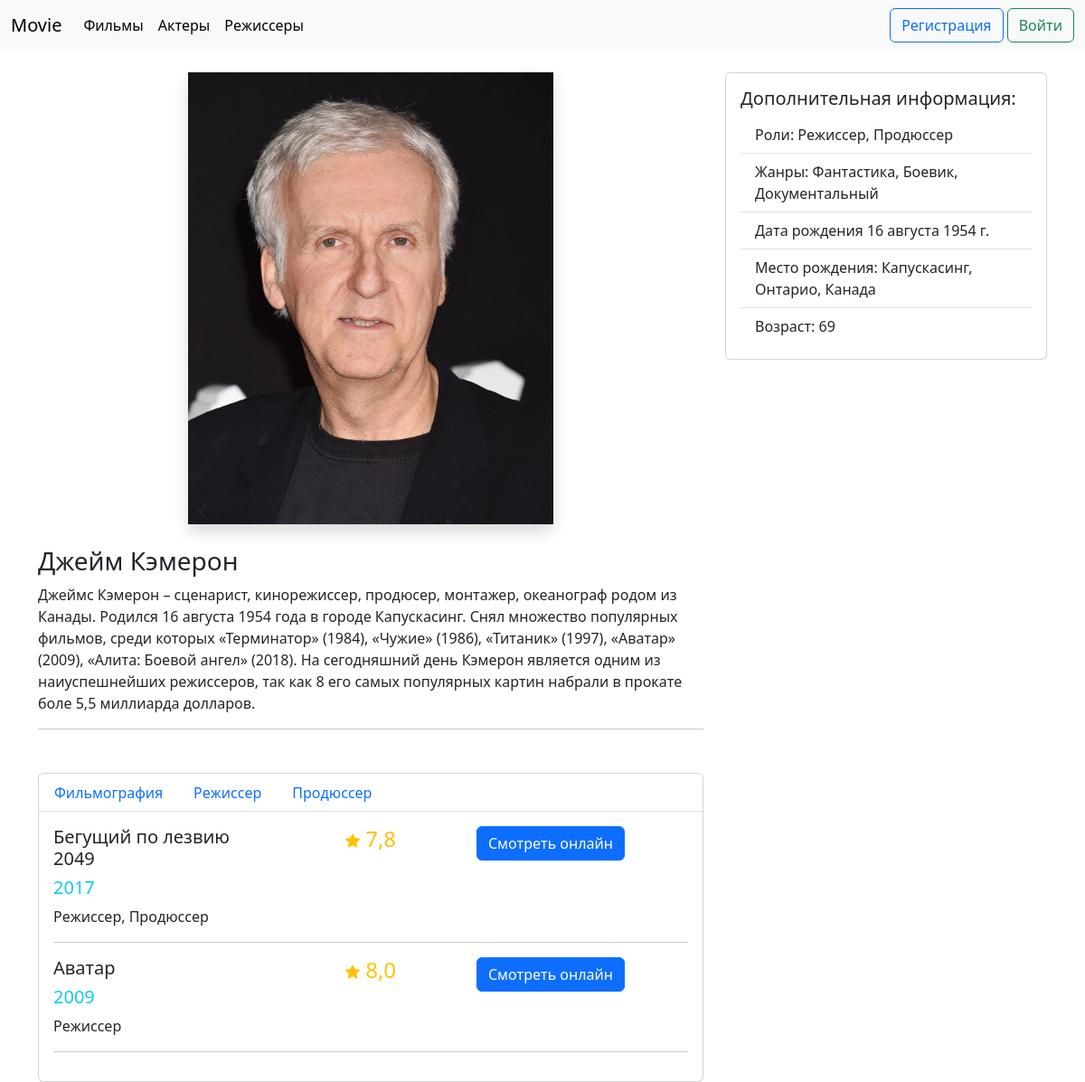
The page /persons/dzheym_kemeron?filter=3 on the database its author committed.
### movie_app/models.py (models this page shows, shortened)
class Person(models.Model):
    MALE = 'M'
    FEMALE = 'F'
    GENDERS = [
        (MALE, 'Мужчина'),
        (FEMALE, 'Женщина')
    ]
    name = models.CharField(max_length=30)
    gender = models.CharField(choices=GENDERS, max_length=1)
    description = models.TextField()
    date_born = models.DateField()
    place_born = models.CharField(max_length=100)
    img = models.ImageField(upload_to='person_photo/%Y/%m/%d')
    slug = models.SlugField(null=True, blank=True)
    genre = models.ManyToManyField(Genre)
    type_person = models.ManyToManyField(TypePerson)
    def get_url(self):
        return reverse('about_person', args=[self.slug])
    @property
    def all_films(self):
        return self.movie_set.all()
    @property
    def age(self):
        now_year = date.today().year
        return now_year - self.date_born.year

class TypePerson(models.Model):
    name = models.CharField(max_length=30)
    def __str__(self):
        return self.name

class Genre(models.Model):
    name = models.CharField(max_length=30)
    def __str__(self):
        return self.name

class Movie(models.Model):
    MPAA_G = 'G'
    MPAA_PG = 'PG'
    MPAA_PG13 = 'PG13'
    MPAA_R = 'R'
    MPAA_NC13 = 'NC17'
    RATING_MPAA = [
        (MPAA_G, 'Рейтинг G — Нет возрастных ограничений'),
        (MPAA_PG, 'Рейтинг PG — Рекомендуется присутствие родителей'),
        (MPAA_PG13, 'Рейтинг PG-13 — Детям до 13 лет просмотр не желателен'),
        (MPAA_R, 'Рейтинг R — Лицам до 17 лет обязательно присутствие взрослого'),
        (MPAA_NC13, 'Рейтинг NC-17 — Лицам до 18 лет просмотр запрещен')
    ]
    name = models.CharField(max_length=50)
    tagline = models.CharField(max_length=200, default='-')
    description = models.TextField(null=True)
    img = models.ImageField(upload_to='movie_photos/%Y/%m/%d', null=True, blank=True)
    trailer = models.FileField(upload_to='movie_video_trailer/%Y/%m/%d', null=True, blank=True)
    video = models.FileField(upload_to='movie_video/%Y/%m/%d', null=True, blank=True)
    slug = models.SlugField(null=True, blank=True)
    country = models.ForeignKey(Country, on_delete=models.PROTECT)
    genre = models.ManyToManyField(Genre)
    persons = models.ManyToManyField(Person, through='MoviePerson')
    budget = models.IntegerField(null=True, blank=True)
    fees = models.IntegerField(null=True, blank=True)
    data_release = models.IntegerField()
    world_rating = models.FloatField(null=True, blank=True)
    user_rating = models.FloatField(null=True, blank=True)
    rating_mpaa = models.CharField(max_length=4, choices=RATING_MPAA)
    rewards = models.ManyToManyField(Reward, null=True, blank=True)
    class Meta:
        ordering = ['-id']
    def get_url(self):
        return reverse('about_movie', args=[self.slug])
    @property
    def current_user_rating(self):
        return self.user_rating

### movie_app/views.py (the view)
# urls.py: path('persons/<slug:slug_person>', views.AboutPerson.as_view(), name='about_person'),
class AboutPerson(DetailView):
    model = models.Person
    template_name = 'detail_person.html'
    context_object_name = 'person'
    slug_url_kwarg = 'slug_person'
    def get_context_data(self, **kwargs):
        context = super().get_context_data(**kwargs)
        all_movies_with_types = {}
        if self.request.GET:
            movies = self.object.all_films.filter(movieperson__type_person=self.request.GET['filter'])
            context['selected_type'] = self.request.GET['filter']
        else:
            movies = self.object.all_films
        for movie in movies:
            types_person = []
            for type_p in movie.movieperson_set.filter(person_id=self.object):
                types_person.append(type_p.type_person)
            all_movies_with_types[movie] = types_person
        context['all_movies'] = all_movies_with_types
        context['types_person'] = self.object.type_person.all()
        return context

### movie_app/templates/detail_person.html (shortened to what this page needs)
{% extends 'detail_base.html' %}
{% block main_content %}
    <div class="text-center mb-4"><img src='{{ person.img.url }}' class="img-fluid shadow" style="height: 500px">
    </div>
        <h3 class="mt-2">{{ person.name }}</h3>
        <p>{{ person.description }}</p>
    <hr class="mb-4">
{% endblock %}
{% block additional_information %}
        <div class='card'>
        <div class='card-body'>
            <h5 class='card-title'>Дополнительная информация:</h5>
            <ul class="list-group list-group-flush">
                <li class="list-group-item">Роли:
                    {% for type_person in types_person %}
                	{% if forloop.last %}
                        {{ type_person }}
                        {% else %}
                        {{ type_person }},
                    {% endif %}
                    {% endfor %}
                </li>
                <li class="list-group-item">Жанры:
                {% for genre in person.genre.all %}
                    {% if forloop.last %}
                    {{ genre }}
                    {% else %}
                	{{ genre }},
                    {% endif %}
                {% endfor %}
                </li>
                <li class="list-group-item">Дата рождения {{ person.date_born }}</li>
                <li class="list-group-item">Место рождения: {{ person.place_born }}</li>
                <li class="list-group-item">Возраст: {{ person.age }}</li>
            </ul>
        </div>
    </div>
{% endblock %}
{% block additional_block %}
    <div class='card'>
      <ul class="nav nav-tabs">
          <li class="nav-item">
        <a class="nav-link" aria-current="page" href="{{ person.get_url }}">Фильмография</a>
      </li>
          {% for type in types_person %}
              {% if type.name == person.selected_type %}
                  <li class="nav-item">
                <a class="nav-link active" aria-current="page" href="?filter={{ type.pk }}">{{ type.name }}</a>
                </li>
                  {% else %}
                  <li class="nav-item">
            <a class="nav-link" aria-current="page" href="?filter={{ type.pk }}">{{ type.name }}</a>
            </li>
              {% endif %}
          {% endfor %}
        </ul>
      <div class='card-body'>
          {% for movie, types_person in all_movies.items %}
              <div class='row g-0'>
          <div class='col'>
            <h5>{{ movie.name }}</h5>
          <h5 class="text-info">{{ movie.data_release }}</h5>
            <p>
                {% for i in types_person %}
                    {% if forloop.last %}
                        {{ i }}
                    {% else %}
                        {{ i }},
                    {% endif %}
                  {% endfor %}
            </p>
          </div>
          <div class='col text-center'>
             <h4 class='text-warning'>
                 {{ movie.world_rating }}
                  </h4>
          </div>
          <div class='col'>
          <a class='btn btn-primary' href='{{ movie.get_url }}'>Смотреть онлайн</a>
          </div>
          <hr>
        </div>
          {% endfor %}
      </div>
    </div>
{% endblock %}

### rows shown on the page
Person: img (picture), name "Джейм Кэмерон", description "Джеймс Кэмерон – сценарист, кинорежиссер, продюсер, монтажер, океанограф родом из Канады. Родился 16 августа 1954 года в городе Капускасинг. Снял множество популярных фильмов, среди которых «Терминатор» (1984), «Чужие» (1986), «Титаник» (1997), «Аватар» (2009), «Алита: Боевой ангел» (2018). На сегодняшний день Кэмерон является одним из наиуспешнейших режиссеров, так как 8 его самых популярных картин набрали в прокате боле 5,5 миллиарда долларов.", date_born "16 августа 1954 г.", place_born "Капускасинг, Онтарио, Канада", age "69"
TypePerson: name "Режиссер"
TypePerson: name "Продюссер"
Genre: name "Фантастика"
Genre: name "Боевик"
Genre: name "Документальный"
Movie: name "Бегущий по лезвию 2049", data_release "2017", world_rating "7,8"
Movie: name "Аватар", data_release "2009", world_rating "8,0"
